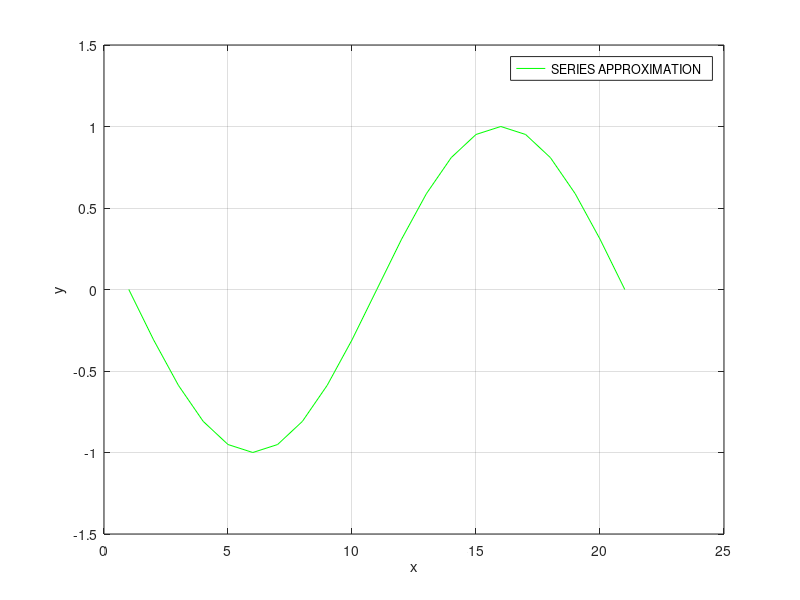
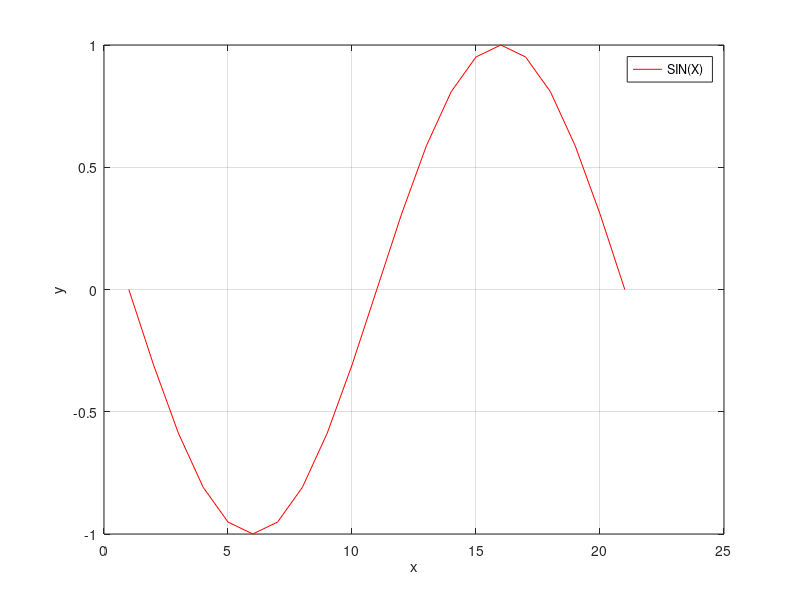

These charts were generated, in order, by the following MATLAB code: (Note: this script raises an error after producing the figures.)
%Problem 1
clear; clc;
%Variable Declartions
z = -pi;
step = .1*pi;
%Matrix Declarations
x = zeros(21,1);
ACTUAL_SIN = zeros(21,1);
SERIES_SIN = zeros(21,1);
TERMS = zeros(21,1);

for j=1:21%Generates X Points
    x(j) = z +(j-1)*step;
    ACTUAL_SIN(j,1) = sin(x(j,1));%Creates the Actual sin values
    sum = x(j,1); term = x(j,1);
    
    for k=1:50%Taylor Series Generation
        denominator = 2*k*(2*k+1);
        term = -term*x(j)^2/denominator;
        sum = sum +term;
        difference = abs(sum*1e-6);
        if abs(term) <= difference
            break;
        end
    end
    SERIES_SIN(j) = sum;%Creates the Approximate Sin values
    TERMS(j) = k;
end

figure();
plot(SERIES_SIN, 'g');
xlabel('x');
ylabel('y');
legend('SERIES APPROXIMATION');
grid;
figure();
plot(ACTUAL_SIN, 'r');
xlabel('x');
ylabel('y');
legend('SIN(X)');
grid;
t = table(x, ACTUAL_SIN,SERIES_SIN,TERMS);
disp(t);
